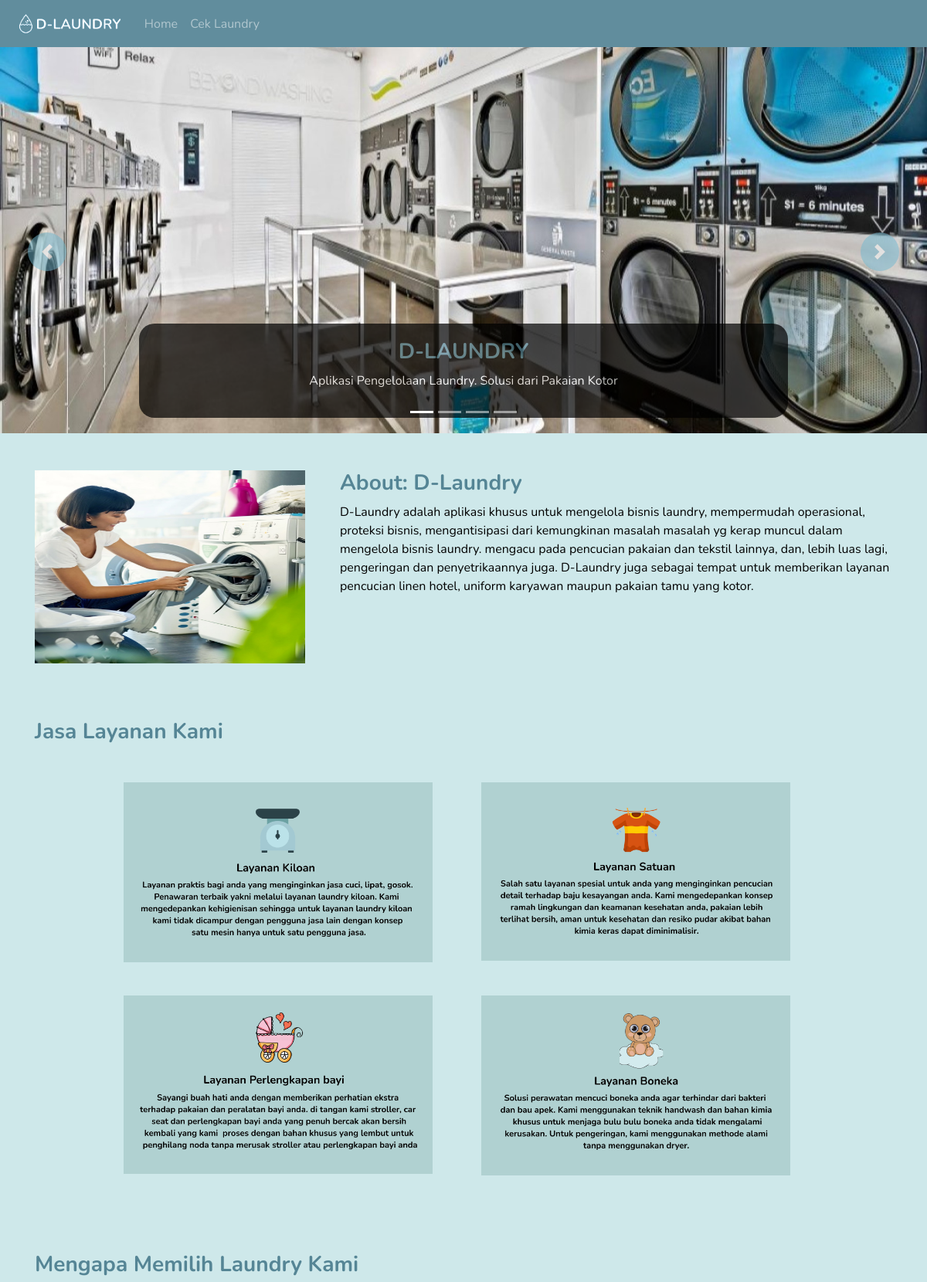
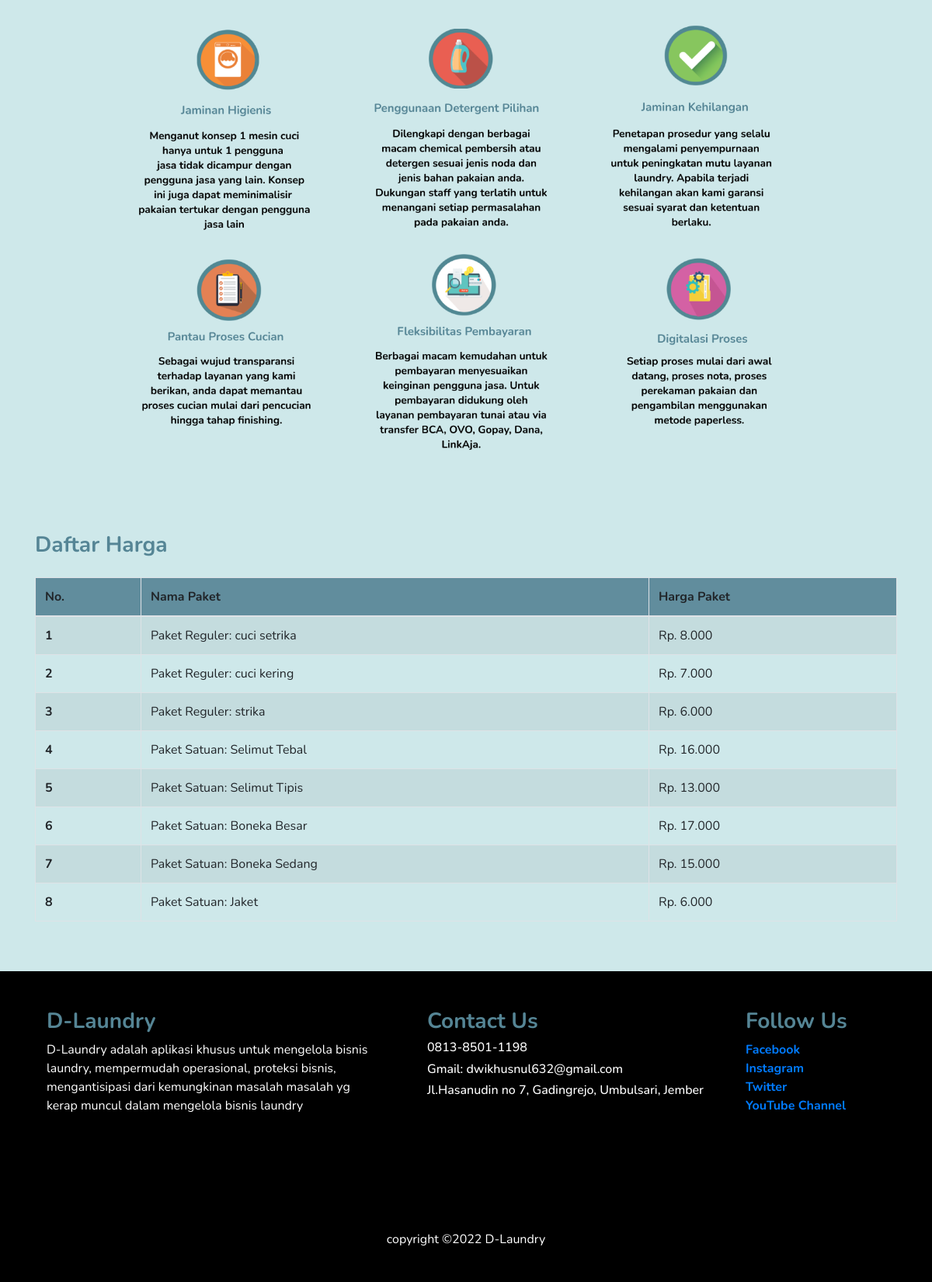
The page / on the database its author committed (2 pictures, top to bottom).
### tables this page shows
CREATE TABLE `slider` (
  `id_slider` int(11) NOT NULL AUTO_INCREMENT,
  `judul_slider` varchar(128) NOT NULL,
  `deskripsi_slider` text NOT NULL,
  `status_slider` varchar(30) NOT NULL,
  `gambar_slider` varchar(100) NOT NULL,
  PRIMARY KEY (`id_slider`)
);

CREATE TABLE `about` (
  `id_about` int(11) NOT NULL AUTO_INCREMENT,
  `judul_about` varchar(50) NOT NULL,
  `deskripsi_about` text NOT NULL,
  `gambar_about` varchar(100) NOT NULL,
  PRIMARY KEY (`id_about`)
);

CREATE TABLE `paket` (
  `kode_paket` varchar(20) NOT NULL,
  `nama_paket` varchar(128) NOT NULL,
  `harga_paket` varchar(20) NOT NULL,
  PRIMARY KEY (`kode_paket`)
);

### application/controllers/Home.php (called while the page is built, shortened)
<?php
class Home extends CI_Controller
{
    public function index()
    {
        $isi['slider'] = $this->db->get('slider')->result();
        $isi['about'] = $this->db->get('about')->result();
        $isi['paket'] = $this->db->get('paket')->result();
        $this->load->view('templates/header', $isi);
        $this->load->view('templates/home');
        $this->load->view('templates/footer');
    }
}

### index.php (called while the page is built, shortened)
<?php
require_once BASEPATH.'core/CodeIgniter.php';

### application/views/templates/home.php (the view, shortened to what this page needs)
<div class="container">
    <div class="row mt-5 " data-aos="fade-up" data-aos-duration="1000">
        <?php foreach ($about as $a) { ?>
            <div class="col-md-4 kotak1">
                <img class="set-image mb-4 " src="<?= base_url('assets/images/about/' . $a->gambar_about) ?> " alt="">
            </div>
            <div class="col-md-8" style="padding-left: 30px;">
                <h3><?= $a->judul_about ?></h3>
                <div class="paragraf">
                    <p>
                        <?= $a->deskripsi_about ?>
                    </p>
                </div>
            </div>
        <?php } ?>
    </div>
    <div class="row mt-5 mb-3" data-aos="fade-up" data-aos-duration="1000">
        <div class="col-md-12">
            <h3>Jasa Layanan Kami</h3>
            <div class="mt-5 position">
                <div class="group">
                    <div class="col-md-4 kotak1 group913">
                        <img src="<?= base_url('assets/images/icon/Group913.png') ?> " class="img-group" width="400px" alt="">
                    </div>
                    <div class="col-md-4 kotak1 group912">
                        <img src="<?= base_url('assets/images/icon/Group912.png') ?>  " width="400px" alt="">
                    </div>
                </div>
            </div>
        </div>
    </div>
    <div class="row mb-5" data-aos="fade-up" data-aos-duration="1000">
        <div class="col-md-12">
            <div class="position">
                <div class="group">
                    <div class="col-md-4 kotak1 group915">
                        <img src="<?= base_url('assets/images/icon/Group915.png') ?> " class="img-group" width="400px" alt="">
                    </div>
                    <div class="col-md-4 kotak1 group914">
                        <img src="<?= base_url('assets/images/icon/Group914.png') ?>  " width="400px" alt="">
                    </div>
                </div>
            </div>
        </div>
    </div>
    <div class="row mb-5" data-aos="fade-up" data-aos-duration="1000">
        <div class="col-md-12">
            <h3 class="mt-4">Mengapa Memilih Laundry Kami</h3>
        </div>
        <div class="position mt-4">
            <div class="col-md-4">
                <img src="<?= base_url('assets/images/icon/Frame28.png') ?>" width="880" alt="">
            </div>
        </div>
    </div>
    <div class="row mt-5 mb-5" data-aos="fade-up" data-aos-duration="1000">
        <div class="col-md-12">
            <h3 class="mt-4">Daftar Harga</h3>
            <table class="table table-striped table-bordered mt-4">
                <thead>
                    <tr class="th-warna">
                        <th scope="col">No. </th>
                        <th scope="col">Nama Paket</th>
                        <th scope="col">Harga Paket</th>
                    </tr>
                </thead>
                <tbody>
                    <?php $i = 1; ?>
                    <?php foreach ($paket as $p) : ?>
                        <tr>
                            <th scope="row"><?= $i; ?></th>
                            <td><?= $p->nama_paket ?></td>
                            <td><?= "Rp. " . number_format($p->harga_paket, 0, '.', '.'); ?></td>
                        </tr>
                        <?php $i++; ?>
                    <?php endforeach; ?>
                </tbody>
            </table>
        </div>
    </div>
</div>

### application/views/templates/header.php (shortened to what this page needs)
<!doctype html>
<html lang="en">
<head>
    <link rel="stylesheet" href="https://maxcdn.bootstrapcdn.com/bootstrap/4.0.0/css/bootstrap.min.css">
    <link rel="stylesheet" type="text/css" href="<?= base_url() ?>assets/css/style.css">
    <link href="https://unpkg.com/aos@2.3.1/dist/aos.css" rel="stylesheet">
</head>
<body class="body">
    <nav class="navbar navbar-expand-lg navbar-dark bg-navbar">
        <a class="navbar-brand" href="#">
            <img src="<?= base_url() ?>assets/images/logo.png" height="35px" width="px" alt="">
        </a>
        <div class="collapse navbar-collapse " id="navbarNav">
            <ul class="navbar-nav">
                <li class="nav-item <?php if ($this->uri->segment(1) == "home") {
                                        echo "active";
                                    } ?>">
                    <a class="nav-link " href="<?= base_url('home') ?>">Home <span class="sr-only">(current)</span></a>
                </li>
                <li class="nav-item <?php if ($this->uri->segment(1) == "cek_laundry") {
                                        echo "active";
                                    } ?>">
                    <a class="nav-link" href="<?= base_url('cek_laundry') ?>">Cek Laundry</a>
                </li>
            </ul>
        </div>
    </nav>
    <div id="carouselExampleIndicators" class="carousel slide" data-ride="carousel">
        <ol class="carousel-indicators">
            <?php foreach ($slider as $key => $value) {
                if ($value->status_slider == "Tidak Aktif") { ?>
                    <input type="hidden">
                <?php } else { ?>
                    <?php if ($key == 0) { ?>
                        <li data-target="#carouselExampleIndicators" data-slide-to="<?= $key; ?>" class="active"></li>
                    <?php } else { ?>
                        <li data-target="#carouselExampleIndicators" data-slide-to="<?= $key; ?>"></li>
                    <?php } ?>
                <?php } ?>
            <?php } ?>
        </ol>
        <div class="carousel-inner">
            <?php foreach ($slider as $key => $value) {
                if ($value->status_slider == "Tidak Aktif") { ?>
                    <input type="hidden">
                <?php } else { ?>
                    <?php if ($key == 0) { ?>
                        <div class="carousel-item active">
                            <img class="d-block w-100 image-slider" src="<?= base_url('assets/images/slider/' . $value->gambar_slider) ?>" alt=" First slide">
                            <div class="carousel-caption d-none d-md-block bg-caption">
                                <h3><?= $value->judul_slider ?></h3>
                                <p><?= $value->deskripsi_slider ?></p>
                            </div>
                        </div>
                    <?php } ?>
                <?php } ?>
            <?php } ?>
        </div>
        <a class="carousel-control-prev btn-slider" href="#carouselExampleIndicators" role="button" data-slide="prev">
            <span class="carousel-control-prev-icon" aria-hidden="true"></span>
        </a>
        <a class="carousel-control-next btn-slider" href="#carouselExampleIndicators" role="button" data-slide="next">
            <span class="carousel-control-next-icon" aria-hidden="true"></span>
        </a>
    </div>
</body>
</html>

### application/views/templates/footer.php
<section class="footer">
    <div class="container">
        <br><br>
        <div class="position">
            <div class="group">
                <div class="col-md-5 fotc">
                    <h3>Contact Us</h3>
                    <h6>0813-8501-1198</h6>
                    <h6>Gmail: dwikhusnul632@gmail.com</h6>
                    <h6>Jl.Hasanudin no 7, Gadingrejo, Umbulsari, Jember</h6>
                </div>
                <div class="col-md-5 fotd">
                    <h3>D-Laundry</h3>
                    <p>D-Laundry adalah aplikasi khusus untuk mengelola bisnis laundry, mempermudah operasional, proteksi bisnis, mengantisipasi dari kemungkinan masalah masalah yg kerap muncul dalam mengelola bisnis laundry</p>
                </div>
                <div class="col-md-3 fotf">
                    <h3>Follow Us</h3>
                    <div style="font-weight: bold;">
                        <a href="">Facebook</a>
                        <br>
                        <a href="">Instagram</a>
                        <br>
                        <a href="">Twitter</a>
                        <br>
                        <a href="">YouTube Channel</a>
                    </div>
                </div>
            </div>
        </div>
    </div>
    <p class="text-center text-white copyright"> copyright &copy;2022 D-Laundry </p>
</section>

### assets/css/style.css (style rules this page uses)
.body { background-color: rgb(206 232 234); font-family: "Nunito"; }
.bg-navbar { background-color:#618d9d; }
.image-slider { height: 500px; }
.btn-slider { background-color: #71b7cf; width: 50px; height: 50px; border-radius: 50px; margin-top: 20%; margin-left: 3%; margin-right: 3%; }
.bg-caption { background-color: black; opacity: 0.7; border-radius: 20px; }
.set-image { width: 350px; height: 250px; }
h3 { color: #558595; font-weight: bold; }
.th-warna { background-color:#618d9d; }
.footer { height: 400px; color: white; background-color: black; }
.copyright { padding-top: 25px; }
.fotc { left: 90px; top: 0px; margin-left: 400px; }
.fotd { left: 0px; top: 0px; position: absolute; margin: auto; }
.fotf { left: 0px; top: 0px; position: absolute; margin-left: 900px; }
.position { margin: auto; position: relative; }
.group { width: 1150px; height: 260px; }
.group913 { left: 0px; top: 0px; margin: auto; }
.group912 { left: 100px; top: 0px; position: absolute; margin: auto; }
.img-group { margin-left: 180px; }
.group915 { left: 0px; top: 0px; margin: auto; }
.group914 { left: 100px; top: 0px; position: absolute; margin: auto; }

### rows shown on the page
slider: gambar_slider (picture), judul_slider "D-LAUNDRY", deskripsi_slider "Aplikasi Pengelolaan Laundry. Solusi dari Pakaian Kotor"
about: gambar_about (picture), judul_about "About: D-Laundry", deskripsi_about "D-Laundry adalah aplikasi khusus untuk mengelola bisnis laundry, mempermudah operasional, proteksi bisnis, mengantisipasi dari kemungkinan masalah masalah yg kerap muncul dalam mengelola bisnis laundry. mengacu pada pencucian pakaian dan tekstil lainnya, dan, lebih luas lagi, pengeringan dan penyetrikaannya juga. D-Laundry juga sebagai tempat untuk memberikan layanan pencucian linen hotel, uniform karyawan maupun pakaian tamu yang kotor."
paket: nama_paket "Paket Reguler: cuci setrika", harga_paket "8.000"
paket: nama_paket "Paket Reguler: cuci kering", harga_paket "7.000"
paket: nama_paket "Paket Reguler: strika", harga_paket "6.000"
paket: nama_paket "Paket Satuan: Selimut Tebal", harga_paket "16.000"
paket: nama_paket "Paket Satuan: Selimut Tipis", harga_paket "13.000"
paket: nama_paket "Paket Satuan: Boneka Besar", harga_paket "17.000"
paket: nama_paket "Paket Satuan: Boneka Sedang", harga_paket "15.000"
paket: nama_paket "Paket Satuan: Jaket", harga_paket "6.000"
